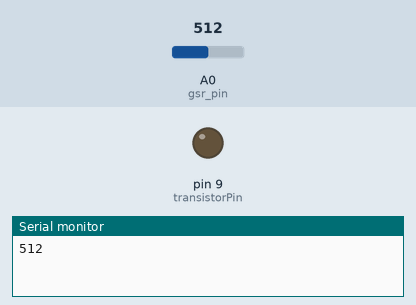
A sketch run on a simulated Arduino Uno, built with avr-gcc and run on an emulated ATmega328P. Shown: output pins drawn as LEDs (lit = HIGH), the last lines printed to the serial monitor. The test bench sets the inputs (shaded band); at power-on: A0 (gsr_pin) = 512.

Above: at 1.8 s.
1.9 s: A0 (gsr_pin) set to 488
At 3.8 s:
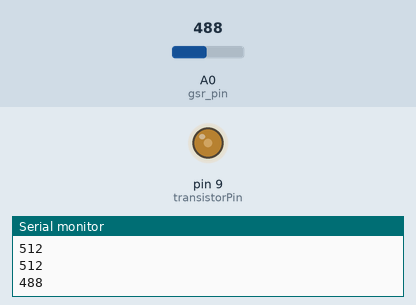
6.0 s: A0 (gsr_pin) set to 510
Timing chart, 0 to 9.0 s (numbered marks = the images above; inputs shaded):
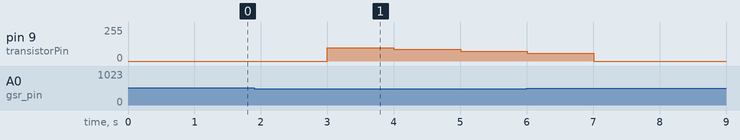

The sketch:

DeviceOperation.ino
```cpp
// Pin number for vibrator
const int transistorPin = 9;

// Pin number for GSR sensor
const int gsr_pin = A0;


const int minIntensity = 50; // Min intensity level
const int maxIntensity = 100; // Max intensity level

// Time variables
unsigned long vibrationStartTime = 0; // Start time of vibration
const unsigned long vibrationDuration = 10000; // Duration of vibration in ms (10 seconds)

void setup()
{
  pinMode(transistorPin, OUTPUT); // vibrator pin as output
  Serial.begin(9600); // serial communication
}

void loop()
{
  int gsr_value = analogRead(gsr_pin); // Read the analog input from the GSR sensor
  delay(1000); // Adjust the delay based on how smoothly we want to take the GSR value
  Serial.println(gsr_value); // Print the GSR value to the serial monitor

  // Check if GSR sensor value is lower than 400
  if (gsr_value < 500)
  {
    // Start vibration if it's not already started
    if (vibrationStartTime == 0)
    {
      vibrationStartTime = millis(); // save the start time of vibration
    }

    // Calculate elapsed time since vibration started
    unsigned long elapsedTime = millis() - vibrationStartTime;

    // Checking if vibration duration has elapsed
    if (elapsedTime < vibrationDuration)
    {
      // Adjust range (minIntensity-maxIntensity) based on time using a sine wave
      int timePeriod = 10000; // Time period for one cycle (in ms)
      int intensityRange = maxIntensity - minIntensity; // Range of intensity values
      int intensity = minIntensity + intensityRange / 2 + intensityRange / 2 * sin(2 * PI * millis() / timePeriod); // Sine wave function for intensity variation over time
      analogWrite(transistorPin, intensity);
      delay(1); // Adjust the delay based on how smoothly we want to change the intencity
    }
    else
    {
      // If vibration duration has elapsed, turn off vibration
      analogWrite(transistorPin, 0);
      vibrationStartTime = 0; // Reset the vibration start time for the next cycle
    }
  }
  else
  {
    // If GSR sensor value is not lower than 400, turn off vibration
    analogWrite(transistorPin, 0);
    vibrationStartTime = 0; // Reset the vibration start time
  }
}
```

Measured:
- the behaviour switches between 500 and 499 on A0 (gsr_pin) (found by bisection; images 0 and 1)
- after the input at 1.9 s, pin 9 (transistorPin): 0/255 → 98/255 after 1.1 s, → 89/255 1.0 s later, → 74/255 1.0 s later
